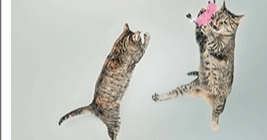
#> input picture Spider_learning/wenxian_spider/bg_img.png, 267 x 140 px
$ python test.py
#> lines starting #> are read from the running program, lines starting #| are printed output that depends on the picture
"""
    图像剪切，去除图像周围空白
"""
from PIL import Image


img = Image.open("bg_img.png")
#> img is the input picture: PIL image 267x140 RGBA; mean R, G, B, A 193.3, 195.3, 189.1, 255

width, height = img.size
#> width = 267; height = 140
height_num = []
width_num = []
for i in range(height):
    for m in range(width):
        a, z, x, c = img.getpixel((m, i))
        if x < 220:
            # print(i)
            height_num.append(i)
            break
#> after the loop, height_num = 140 values from 0 to 139
for i in range(width):
    for o in range(height):
        a, z, x, c = img.getpixel((i, o))
        if x < 220:
            # print(i)
            width_num.append(i)
            break
#> after the loop, width_num = 258 values from 0 to 266
print(height_num, width_num)
#> (printed output is left out)
height_up_line = height_num[0] + 5
#> height_up_line = 5
height_down_line = height_num[-1] - 5
#> height_down_line = 134
width_left_line = width_num[0]
#> width_left_line = 0
width_right_line = width_num[-1]
#> width_right_line = 266
result = img.crop((width_left_line, height_up_line, width_right_line, height_down_line))
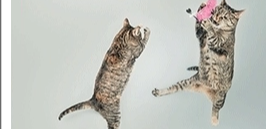
#> result: PIL image 266x129 RGBA; mean R, G, B, A 192.6, 194.2, 187.9, 255
result.save("result.png")
# print(img.getpixel((125, 145)))

$ run again, with Spider_learning/wenxian_spider/slice_img.png copied over Spider_learning/wenxian_spider/bg_img.png
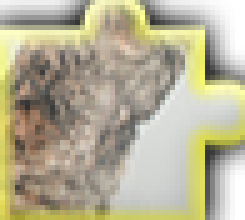
#> input picture Spider_learning/wenxian_spider/slice_img.png, 49 x 44 px (shown 5 times larger)
#> img is the input picture: PIL image 49x44 RGBA; mean R, G, B, A 181.8, 176, 150.1, 255
#> after the loop `for i in range(height):`: height_num = 44 values from 0 to 43
#> after the loop `for i in range(width):`: width_num = 49 values from 0 to 48
#> (printed output is left out)
#> height_up_line = 5
#> height_down_line = 38
#> width_left_line = 0
#> width_right_line = 48
#> `result = img.crop((width_left_line, height_up_line, width_right_line, ..`:
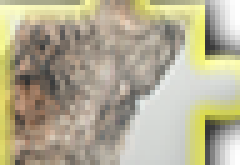
#> result: PIL image 48x33 RGBA (shown 5 times larger); mean R, G, B, A 178.7, 171.8, 146.7, 255
